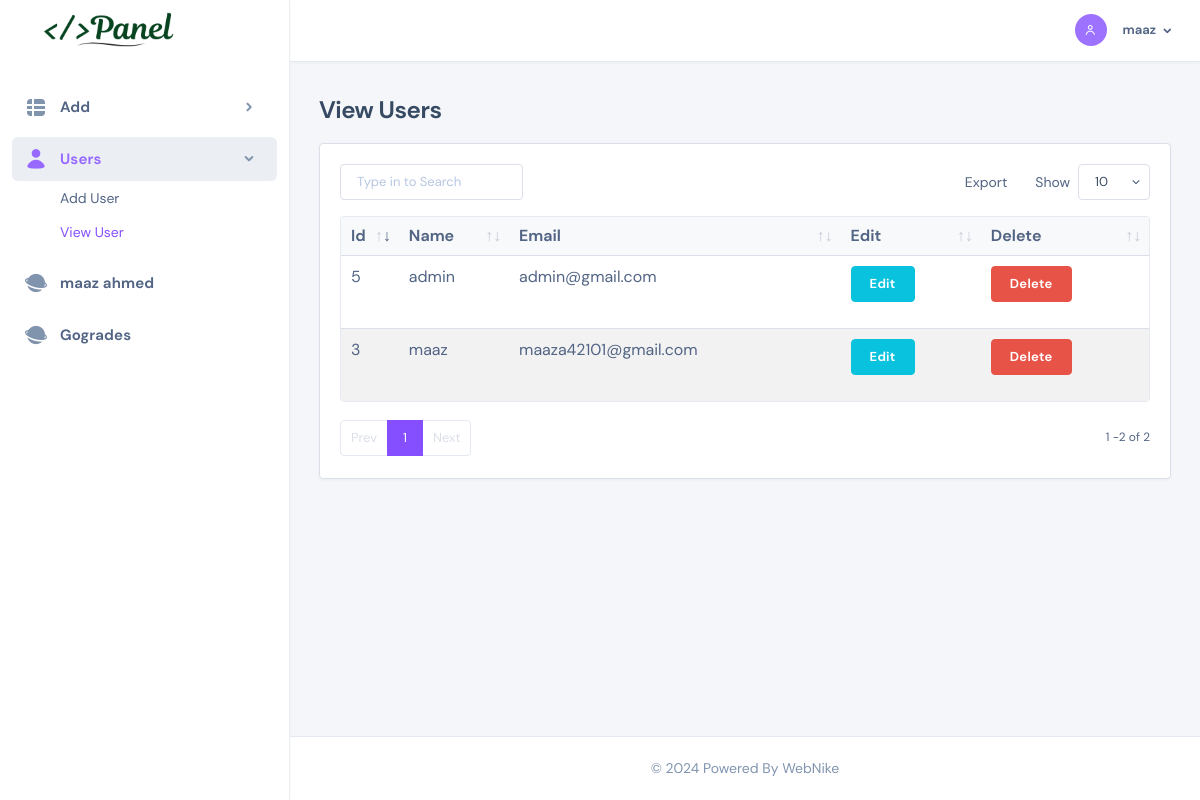
The app's page /view-user.php (signed in) with its own data.
### tables this page shows
CREATE TABLE `websites` (
  `id` int(11) NOT NULL,
  `website_name` varchar(255) NOT NULL,
  `global_head` text NOT NULL,
  `thank_you_head` text NOT NULL,
  `global_body` text NOT NULL,
  `thank_you_body` text NOT NULL,
  `created_at` timestamp NOT NULL DEFAULT current_timestamp()
);

CREATE TABLE `accounts` (
  `id` int(11) NOT NULL,
  `username` varchar(500) NOT NULL,
  `email` varchar(500) NOT NULL,
  `password` varchar(500) NOT NULL,
  `new_password_requested` varchar(500) NOT NULL,
  `new_password_key` varchar(500) NOT NULL
);

### view-user.php (the view, shortened to what this page needs)
<?php
require_once('main_components/header.php');
?>
<div class="nk-content ">
    <div class="container-fluid">
        <div class="nk-content-inner">
            <div class="nk-content-body">
                <div class="components-preview wide-md mx-auto">
                    <div class="nk-block nk-block-lg">
                        <div class="nk-block-head">
                            <div class="nk-block-head-content">
                                <h4 class="nk-block-title">View Users</h4>
                            </div>
                        </div>
                        <div class="card card-bordered card-preview">
                            <div class="card-inner">
                                <table class="datatable-init-export nowrap table"
                                    data-export-title="Export">
                                    <thead>
                                        <tr>
                                            <th class="destable">Id</th>
                                            <th>Name</th>
                                            <th>Email</th>
                                            <th>Edit</th>
                                            <th>Delete</th>
                                        </tr>
                                    </thead>
                                    <tbody>
                                        <?php
                                        $sql = "SELECT * from accounts";
                                        $query = mysqli_query($conn, $sql);
                                        while ($row = mysqli_fetch_array($query)) {
                                        ?>
                                            <tr>
                                                <td><?php echo $row['id'] ?></td>
                                                <td><?php echo $row['username'] ?></td>
                                                <td><?php echo $row['email'] ?></td>
                                                <td>
                                                    <form action="edit-user" method="post">
                                                        <button class="btn btn-info" type="submit" name="edit-user">Edit</button>
                                                    </form>
                                                </td>
                                                <td>
                                                    <form method="post">
                                                        <button class="btn btn-danger" type="submit" name="delete-user">Delete</button>
                                                    </form>
                                                </td>
                                            </tr>
                                        <?php
                                        }
                                        ?>
                                    </tbody>
                                </table>
                            </div>
                        </div>
                    </div>
                </div>
            </div>
        </div>
    </div>
</div>
<?php
require_once('main_components/footer.php');
?>

### main_components/global.php (shortened to what this page needs)
<link href="https://cdn.jsdelivr.net/npm/sweetalert2@11/dist/sweetalert2.min.css" rel="stylesheet">

### main_components/header.php (shortened to what this page needs)
<?php
require_once('global.php');
?>
<!DOCTYPE html>
<html lang="zxx" class="js">
<head>
    <link rel="stylesheet" href="assets/css/dashlite324d.css?ver=3.1.0">
    <link id="skin-default" rel="stylesheet" href="assets/css/theme324d.css?ver=3.1.0">
    <link rel="stylesheet" href="assets/css/style-email.css">
    <link href="https://cdn.jsdelivr.net/npm/sweetalert2@11/dist/sweetalert2.min.css" rel="stylesheet">
</head>
<?php
 require_once('sidebar.php');
 require_once('topbar.php');
 ?>

### main_components/sidebar.php (shortened to what this page needs)
<body class="nk-body bg-lighter npc-default has-sidebar ">
    <div class="nk-app-root">
        <div class="nk-main ">
            <div class="nk-sidebar nk-sidebar-fixed is-light " data-content="sidebarMenu">
                <div class="nk-sidebar-element nk-sidebar-head">
                    <div class="nk-sidebar-brand"><a href="index" class="logo-link nk-sidebar-logo"><img
                                alt="logo"><img class="logo-dark logo-img" src="./assets/logo&fav/logo.png"
                                srcset="/assets/logo&fav/images/logo.png 2x" alt="logo-dark"><img
                                srcset="/assets/logo&fav/images/logo.png 2x" alt="logo-small"></a></div>
                </div>
                <div class="nk-sidebar-element">
                    <div class="nk-sidebar-content">
                        <div class="nk-sidebar-menu" data-simplebar>
                            <ul class="nk-menu">
                                <li class="nk-menu-item has-sub"><a href="#" class="nk-menu-link nk-menu-toggle"><span
                                            class="nk-menu-icon"><em
                                                class="icon ni ni-table-view-fill"></em></span><span
                                            class="nk-menu-text">Add</span></a>
                                </li>
                                <li class="nk-menu-item has-sub"><a href="#" class="nk-menu-link nk-menu-toggle"><span
                                            class="nk-menu-icon"><em class="icon ni ni-user-alt-fill"></em></span><span
                                            class="nk-menu-text">Users</span></a>
                                    <ul class="nk-menu-sub">
                                        <li class="nk-menu-item"><a href="add-user"
                                                class="nk-menu-link"><span class="nk-menu-text">Add User</span></a>
                                        </li>
                                        <li class="nk-menu-item"><a href="view-user"
                                                class="nk-menu-link"><span class="nk-menu-text">View User</span></a>
                                        </li>
                                    </ul>
                                </li>
                                        <?php
                                        $query = "SELECT `id`, `website_name` FROM `websites`";
                                        $queryResult = $conn->query($query);
                                        if ($queryResult->num_rows > 0) {
                                            while ($row = $queryResult->fetch_assoc()) {
                                        ?>
                                                <li class="nk-menu-item has-sub"><a href="website?webid=<?php echo $row['id']; ?>" class="nk-menu-link "><span
                                                            class="nk-menu-icon"><em class="icon ni ni-b-si"></em></span><span
                                                            class="nk-menu-text"><?php echo $row['website_name']; ?></span></a>
                                                </li>
                                        <?php
                                            }
                                        } else {
                                            echo "<li><i class='bx bx-right-arrow-alt'></i>No Websites.</li>";
                                        }
                                        ?>
                            </ul>
                        </div>
                    </div>
                </div>
            </div>

### main_components/topbar.php (shortened to what this page needs)
<div class="nk-wrap ">
    <div class="nk-header nk-header-fixed is-light">
        <div class="container-fluid">
            <div class="nk-header-wrap">
                <div class="nk-header-tools">
                    <ul class="nk-quick-nav">
                        <li class="dropdown user-dropdown"><a href="#" class="dropdown-toggle me-n1"
                                data-bs-toggle="dropdown">
                                <div class="user-toggle">
                                    <div class="user-avatar sm"><em class="icon ni ni-user-alt"></em></div>
                                    <div class="user-info d-none d-xl-block">
                                        <div class="user-name dropdown-indicator"><?php echo $_SESSION['username'] ?></div>
                                    </div>
                                </div>
                            </a>
                        </li>
                    </ul>
                </div>
            </div>
        </div>
    </div>

### main_components/footer.php (shortened to what this page needs)
<div class="nk-footer">
                    <div class="container-fluid">
                    <div class="nk-footer-copyright" style="text-align: center;"> &copy; <?php echo date('Y') ?> Powered By
                                   WebNike</div>
                    </div>
                </div>
            </div>
        </div>
    </div>
</body>

### main_components/header.php (style rules this page uses)
table.dataTable { width: 100% !important; border-collapse: collapse; }
table.dataTable th, table.dataTable td { padding: 10px !important; text-align: left; }
table.dataTable thead { background-color: #f8f9fa; }
table.dataTable thead th { font-weight: bold; }
table.dataTable tbody tr:nth-child(even) { background-color: #f2f2f2; }

### records on screen
websites: website_name "maaz ahmed"
websites: website_name "Gogrades"
accounts: id "3", username "maaz", email "maaza42101@gmail.com"
accounts: id "5", username "admin", email "admin@gmail.com"

### other values on screen
$_SESSION['username'] "maaz"
